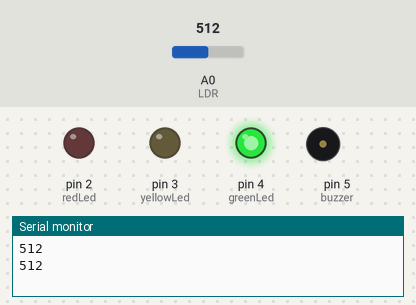
This sketch was run on a simulated Arduino Uno, built with avr-gcc and run on an emulated ATmega328P. On the bench: output pins drawn as LEDs (lit = HIGH), buzzer (waves = sounding), the last lines printed to the serial monitor. The test bench sets the inputs (shaded band); at power-on: A0 (LDR) = 512.

Above: at 1.8 s.
1.9 s: A0 (LDR) set to 523
At 3.4 s:
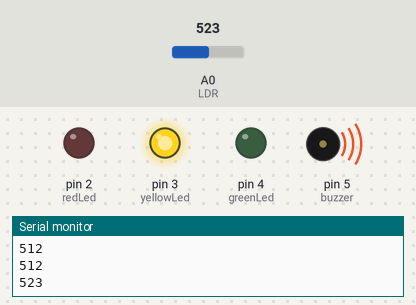
At 5.7 s:
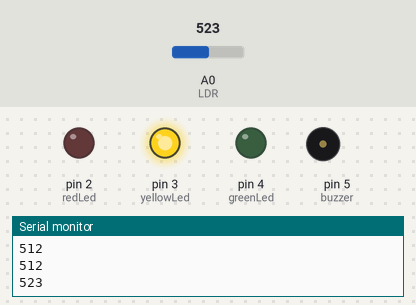
6.0 s: A0 (LDR) set to 538
7.5 s: A0 (LDR) set to 562
At 10.7 s:
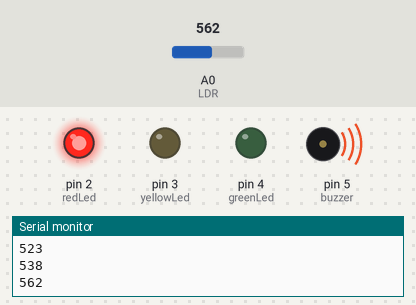
Timing chart, 0 to 21.5 s (numbered marks = the images above; inputs shaded):
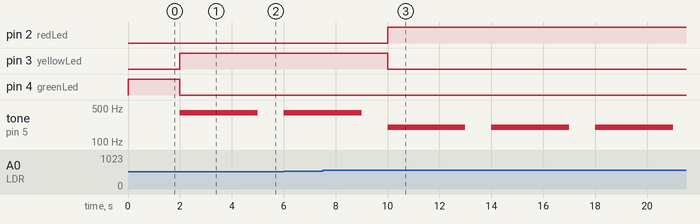

The sketch:

projetoMT.ino
```cpp
// Define os números dos pinos para LEDs, buzzer e LDR (Sensor de Luz Dependente)
int redLed = 2;
int yellowLed = 3;
int greenLed = 4;
int buzzer = 5;
int LDR = A0;

// Define valores de limiar para diferentes níveis de luz
// Esses valores são baseados em leituras analógicas do LDR
// Ajuste esses valores de acordo com o seu LDR específico e condições de luz ambiente
// Valores de exemplo são fornecidos para referência
// Modifique esses valores conforme necessário para sua aplicação
const int DEZ_PORCENTO = 411;
const int QUINZE_PORCENTO = 445;
const int VINTE_CINCO_PORCENTO = 512;
const int TRINTA_PORCENTO = 547;

void setup() {
    // Inicializa os modos dos pinos para LEDs e buzzer
    pinMode(redLed, OUTPUT);
    pinMode(yellowLed, OUTPUT);
    pinMode(greenLed, OUTPUT);
    pinMode(buzzer, OUTPUT);

    // Inicializa a comunicação serial para depuração (opcional)
    Serial.begin(9600);
}

void loop(){
    // Verifica continuamente os níveis de luz
    checkLight();
}

void checkLight() {
    // Lê o valor analógico do LDR
    int lightLevel = analogRead(LDR);

    // Imprime o nível de luz para depuração (opcional)
    Serial.println(lightLevel);

    // Determina a ação apropriada com base no nível de luz
    if (lightLevel >= QUINZE_PORCENTO && lightLevel <= VINTE_CINCO_PORCENTO) {
        // O nível de luz está dentro da faixa aceitável
        okLight();
    }
    else if ((lightLevel > DEZ_PORCENTO && lightLevel < QUINZE_PORCENTO) ||
             (lightLevel > VINTE_CINCO_PORCENTO && lightLevel < TRINTA_PORCENTO)){
        // O nível de luz está na faixa de advertência
        warningLight();
    }
    else {
        // O nível de luz está na faixa de perigo
        dangerLight();
    }
}

void okLight(){
    // Se o LED verde não estiver ligado, define o ambiente seguro
    if (digitalRead(greenLed) == LOW) {
        safeAmbient();
    }
    delay(1000); // Atraso para estabilidade
}

void warningLight(){
    // Se o LED amarelo não estiver ligado, define o ambiente de aviso
    if (digitalRead(yellowLed) == LOW) {
        warningAmbient();
    }
    // Ativa o buzzer para indicação de aviso
    tone(buzzer, 400);
    delay(3000); // Ativa o buzzer por 3 segundos
    noTone(buzzer); // Desliga o buzzer
    delay(1000); // Atraso para estabilidade
}

void dangerLight(){
    // Se o LED vermelho não estiver ligado, define o ambiente de perigo
    if (digitalRead(redLed) == LOW) {
        dangerAmbient();
    }
    // Ativa o buzzer para indicação de perigo
    tone(buzzer, 200);
    delay(3000); // Ativa o buzzer por 3 segundos
    noTone(buzzer); // Desliga o buzzer
    delay(1000); // Atraso para estabilidade
}

void safeAmbient (){
    // Define LEDs para o ambiente seguro
    ambientChange(redLed, yellowLed, greenLed);
}

void warningAmbient (){
    // Define LEDs para o ambiente de aviso
    ambientChange(redLed, greenLed, yellowLed);
}

void dangerAmbient (){
    // Define LEDs para o ambiente de perigo
    ambientChange(yellowLed, greenLed, redLed);
}

void ambientChange(int lowLed1, int lowLed2, int highLed){
    // Desliga LEDs de baixa intensidade e liga o LED de alta intensidade
    digitalWrite(lowLed1, LOW);
    digitalWrite(lowLed2, LOW);
    digitalWrite(highLed, HIGH);
}
```

Measured:
- the behaviour switches between 512 and 513 on A0 (LDR) (found by bisection; images 0 and 1)
- the behaviour switches between 546 and 547 on A0 (LDR) (found by bisection; images 2 and 3)
- after the input at 1.9 s, pin 3 (yellowLed): LOW → HIGH after 0.10 s; pin 4 (greenLed): HIGH → LOW after 0.10 s; tone on pin 5 (buzzer): silent → 400 Hz after 0.10 s, → silent 3.0 s later
- after the input at 7.5 s, pin 2 (redLed): LOW → HIGH after 2.5 s; pin 3 (yellowLed): HIGH → LOW after 2.5 s
